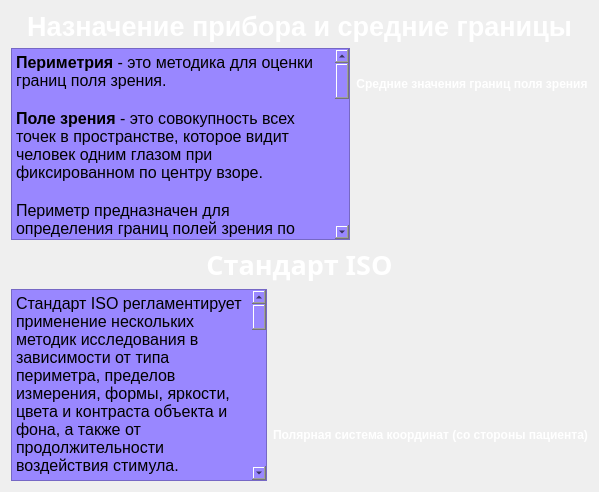
      <widget class="QWidget" name="tab">
       <property name="styleSheet">
        <string notr="true"/>
       </property>
       <attribute name="title">
        <string>  Лекция. Часть 1  </string>
       </attribute>
       <layout class="QGridLayout" name="gridLayout_3">
        <item row="2" column="0">
         <widget class="QLabel" name="label_6">
          <property name="font">
           <font>
            <family>News706 BT</family>
            <pointsize>20</pointsize>
            <weight>75</weight>
            <italic>false</italic>
            <bold>true</bold>
           </font>
          </property>
          <property name="styleSheet">
           <string notr="true">color: rgb(255, 255, 255);
background-color: transparent;</string>
          </property>
          <property name="text">
           <string>Стандарт ISO</string>
          </property>
          <property name="alignment">
           <set>Qt::AlignCenter</set>
          </property>
         </widget>
        </item>
        <item row="1" column="0">
         <layout class="QHBoxLayout" name="horizontalLayout_2">
          <item>
           <widget class="QTextBrowser" name="textBrowser">
            <property name="styleSheet">
             <string notr="true">background-color: rgb(153, 135, 255);
font: 75 20pt &quot;MS Shell Dlg 2&quot;;</string>
            </property>
            <property name="html">
             <string>&lt;!DOCTYPE HTML PUBLIC &quot;-//W3C//DTD HTML 4.0//EN&quot; &quot;http://www.w3.org/TR/REC-html40/strict.dtd&quot;&gt;
&lt;html&gt;&lt;head&gt;&lt;meta name=&quot;qrichtext&quot; content=&quot;1&quot; /&gt;&lt;style type=&quot;text/css&quot;&gt;
p, li { white-space: pre-wrap; }
&lt;/style&gt;&lt;/head&gt;&lt;body style=&quot; font-family:'MS Shell Dlg 2'; font-size:20pt; font-weight:72; font-style:normal;&quot;&gt;
&lt;p style=&quot; margin-top:0px; margin-bottom:0px; margin-left:0px; margin-right:0px; -qt-block-indent:0; text-indent:0px;&quot;&gt;&lt;span style=&quot; font-size:12pt; font-weight:600;&quot;&gt;Периметрия&lt;/span&gt;&lt;span style=&quot; font-size:12pt; font-weight:400;&quot;&gt; - это методика для оценки границ поля зрения. &lt;/span&gt;&lt;/p&gt;
&lt;p style=&quot;-qt-paragraph-type:empty; margin-top:0px; margin-bottom:0px; margin-left:0px; margin-right:0px; -qt-block-indent:0; text-indent:0px; font-size:12pt; font-weight:400;&quot;&gt;&lt;br /&gt;&lt;/p&gt;
&lt;p style=&quot; margin-top:0px; margin-bottom:0px; margin-left:0px; margin-right:0px; -qt-block-indent:0; text-indent:0px;&quot;&gt;&lt;span style=&quot; font-size:12pt; font-weight:600;&quot;&gt;Поле зрения&lt;/span&gt;&lt;span style=&quot; font-size:12pt; font-weight:400;&quot;&gt; - это совокупность всех точек в пространстве, которое видит человек одним глазом при фиксированном по центру взоре. &lt;/span&gt;&lt;/p&gt;
&lt;p style=&quot;-qt-paragraph-type:empty; margin-top:0px; margin-bottom:0px; margin-left:0px; margin-right:0px; -qt-block-indent:0; text-indent:0px; font-size:12pt; font-weight:400;&quot;&gt;&lt;br /&gt;&lt;/p&gt;
&lt;p style=&quot; margin-top:0px; margin-bottom:0px; margin-left:0px; margin-right:0px; -qt-block-indent:0; text-indent:0px;&quot;&gt;&lt;span style=&quot; font-size:12pt; font-weight:400;&quot;&gt;Периметр предназначен для определения границ полей зрения по критериям цветовой и световой чувствительности сетчатки как приемника лучистой энергии, а также выпадений поля зрения (скотом), размера и положения слепого пятна. &lt;/span&gt;&lt;/p&gt;
&lt;p style=&quot;-qt-paragraph-type:empty; margin-top:0px; margin-bottom:0px; margin-left:0px; margin-right:0px; -qt-block-indent:0; text-indent:0px; font-size:12pt; font-weight:400;&quot;&gt;&lt;br /&gt;&lt;/p&gt;
&lt;p style=&quot; margin-top:0px; margin-bottom:0px; margin-left:0px; margin-right:0px; -qt-block-indent:0; text-indent:0px;&quot;&gt;&lt;span style=&quot; font-size:12pt; font-weight:400;&quot;&gt;Периметрия включает в себя исследование световой и цветовой чувствительности правого глаза OD и левого глаза OS зрительного анализатора человека. &lt;/span&gt;&lt;/p&gt;
&lt;p style=&quot;-qt-paragraph-type:empty; margin-top:0px; margin-bottom:0px; margin-left:0px; margin-right:0px; -qt-block-indent:0; text-indent:0px; font-size:12pt; font-weight:400;&quot;&gt;&lt;br /&gt;&lt;/p&gt;
&lt;p style=&quot; margin-top:0px; margin-bottom:0px; margin-left:0px; margin-right:0px; -qt-block-indent:0; text-indent:0px;&quot;&gt;&lt;span style=&quot; font-size:12pt; font-weight:400;&quot;&gt;Стандарт определяет поле зрения как сумму всех направлений, на которых глаз (или парные глаза) может воспринимать визуальные стимулы в определенный момент времени, и как характеристику восприятия этих стимулов. В соответствии с ним объектами исследования являются: монокулярное, бинокулярное, центральное и периферическое поля зрения зрительного анализатора. &lt;/span&gt;&lt;/p&gt;
&lt;p style=&quot;-qt-paragraph-type:empty; margin-top:0px; margin-bottom:0px; margin-left:0px; margin-right:0px; -qt-block-indent:0; text-indent:0px; font-size:12pt; font-weight:400;&quot;&gt;&lt;br /&gt;&lt;/p&gt;
&lt;p style=&quot; margin-top:0px; margin-bottom:0px; margin-left:0px; margin-right:0px; -qt-block-indent:0; text-indent:0px;&quot;&gt;&lt;span style=&quot; font-size:12pt; font-weight:600;&quot;&gt;Центральное поле зрения&lt;/span&gt;&lt;span style=&quot; font-size:12pt; font-weight:400;&quot;&gt; – это поле зрения во всех направлениях в пределах 30° от точки фиксации. &lt;/span&gt;&lt;/p&gt;
&lt;p style=&quot;-qt-paragraph-type:empty; margin-top:0px; margin-bottom:0px; margin-left:0px; margin-right:0px; -qt-block-indent:0; text-indent:0px; font-size:12pt; font-weight:400;&quot;&gt;&lt;br /&gt;&lt;/p&gt;
&lt;p style=&quot; margin-top:0px; margin-bottom:0px; margin-left:0px; margin-right:0px; -qt-block-indent:0; text-indent:0px;&quot;&gt;&lt;span style=&quot; font-size:12pt; font-weight:600;&quot;&gt;Периферическое поле зрения&lt;/span&gt;&lt;span style=&quot; font-size:12pt; font-weight:400;&quot;&gt; - это поле зрения во всех направлениях за пределами 30° от точки фиксации.&lt;/span&gt;&lt;/p&gt;
&lt;p style=&quot;-qt-paragraph-type:empty; margin-top:0px; margin-bottom:0px; margin-left:0px; margin-right:0px; -qt-block-indent:0; text-indent:0px; font-size:12pt; font-weight:400;&quot;&gt;&lt;br /&gt;&lt;/p&gt;
&lt;p style=&quot; margin-top:0px; margin-bottom:0px; margin-left:0px; margin-right:0px; -qt-block-indent:0; text-indent:0px;&quot;&gt;&lt;span style=&quot; font-size:12pt; font-weight:400;&quot;&gt;Средние значения границ полей зрения отдельного глаза для разных спектральных диапазонов излучения приведены в таблице.&lt;/span&gt;&lt;/p&gt;&lt;/body&gt;&lt;/html&gt;</string>
            </property>
           </widget>
          </item>
          <item>
           <layout class="QVBoxLayout" name="verticalLayout_5">
            <property name="spacing">
             <number>15</number>
            </property>
            <item>
             <widget class="QLabel" name="label">
              <property name="maximumSize">
               <size>
                <width>671</width>
                <height>281</height>
               </size>
              </property>
              <property name="text">
               <string/>
              </property>
              <property name="pixmap">
               <pixmap>tabl_sred_znach.png</pixmap>
              </property>
              <property name="scaledContents">
               <bool>true</bool>
              </property>
             </widget>
            </item>
            <item>
             <widget class="QLabel" name="label_2">
              <property name="font">
               <font>
                <weight>75</weight>
                <bold>true</bold>
               </font>
              </property>
              <property name="styleSheet">
               <string notr="true">color: rgb(255, 255, 255);
background-color: transparent;</string>
              </property>
              <property name="text">
               <string>Средние значения границ поля зрения</string>
              </property>
              <property name="alignment">
               <set>Qt::AlignCenter</set>
              </property>
             </widget>
            </item>
            <item>
             <spacer name="verticalSpacer_3">
              <property name="orientation">
               <enum>Qt::Vertical</enum>
              </property>
              <property name="sizeHint" stdset="0">
               <size>
                <width>20</width>
                <height>40</height>
               </size>
              </property>
             </spacer>
            </item>
           </layout>
          </item>
         </layout>
        </item>
        <item row="3" column="0">
         <layout class="QHBoxLayout" name="horizontalLayout_3">
          <item>
           <widget class="QTextBrowser" name="textBrowser_2">
            <property name="styleSheet">
             <string notr="true">background-color: rgb(153, 135, 255);
font: 75 10pt &quot;Segoe Script&quot;;</string>
            </property>
            <property name="html">
             <string>&lt;!DOCTYPE HTML PUBLIC &quot;-//W3C//DTD HTML 4.0//EN&quot; &quot;http://www.w3.org/TR/REC-html40/strict.dtd&quot;&gt;
&lt;html&gt;&lt;head&gt;&lt;meta name=&quot;qrichtext&quot; content=&quot;1&quot; /&gt;&lt;style type=&quot;text/css&quot;&gt;
p, li { white-space: pre-wrap; }
&lt;/style&gt;&lt;/head&gt;&lt;body style=&quot; font-family:'Segoe Script'; font-size:10pt; font-weight:72; font-style:normal;&quot;&gt;
&lt;p style=&quot; margin-top:0px; margin-bottom:0px; margin-left:0px; margin-right:0px; -qt-block-indent:0; text-indent:0px;&quot;&gt;&lt;span style=&quot; font-family:'MS Shell Dlg 2'; font-size:12pt; font-weight:400;&quot;&gt;Стандарт ISO регламентирует применение нескольких методик исследования в зависимости от типа периметра, пределов измерения, формы, яркости, цвета и контраста объекта и фона, а также от продолжительности воздействия стимула. &lt;/span&gt;&lt;/p&gt;
&lt;p style=&quot;-qt-paragraph-type:empty; margin-top:0px; margin-bottom:0px; margin-left:0px; margin-right:0px; -qt-block-indent:0; text-indent:0px; font-family:'MS Shell Dlg 2'; font-size:12pt; font-weight:400;&quot;&gt;&lt;br /&gt;&lt;/p&gt;
&lt;p style=&quot; margin-top:0px; margin-bottom:0px; margin-left:0px; margin-right:0px; -qt-block-indent:0; text-indent:0px;&quot;&gt;&lt;span style=&quot; font-family:'MS Shell Dlg 2'; font-size:12pt; font-weight:400;&quot;&gt;Стандарт ISO рекомендует применять для обозначения положений стимула в поле зрения полярную систему координат с началом в центре зрачка глаза. В полярной системе координат положение испытательного стимула определяется полумеридианом θ и смещением в направлении полумеридиана φ, как показано на рисунке. Обе величины выражаются в градусной мере. Направление нулевого полумеридиана задается слева направо с точки зрения исследуемого. Затем определенный таким образом нулевой полумеридиан вращается против часовой стрелки вокруг точки фиксации с точки зрения пациента. Точка фиксации взора пациента должна иметь нулевое смещение от центра полярной системы координат.&lt;/span&gt;&lt;/p&gt;
&lt;p style=&quot;-qt-paragraph-type:empty; margin-top:0px; margin-bottom:0px; margin-left:0px; margin-right:0px; -qt-block-indent:0; text-indent:0px; font-family:'MS Shell Dlg 2'; font-size:12pt; font-weight:400;&quot;&gt;&lt;br /&gt;&lt;/p&gt;
&lt;p style=&quot; margin-top:0px; margin-bottom:0px; margin-left:0px; margin-right:0px; -qt-block-indent:0; text-indent:0px;&quot;&gt;&lt;span style=&quot; font-family:'MS Shell Dlg 2'; font-size:12pt; font-weight:400;&quot;&gt;Основные технические характеристики проекционного периметра должны соответствовать следующим минимальным медико-техническим требованиям. Изображение испытательного стимула круглой формы (стимул Гольдмана) диаметром 15, 5, 3 или 1 мм перемещается по дуге в пределах от 0 до ±95°. Цвета испытательных стимулов – белый, красный, синий, зеленый. Яркость дуги радиусом 333 мм зависит от задачи исследования: 2·10^-4 [кд/м&lt;/span&gt;&lt;span style=&quot; font-family:'MS Shell Dlg 2'; font-size:12pt; font-weight:400; vertical-align:super;&quot;&gt;2&lt;/span&gt;&lt;span style=&quot; font-family:'MS Shell Dlg 2'; font-size:12pt; font-weight:400;&quot;&gt;] (ночное зрение); 2·10^-1 [кд/м&lt;/span&gt;&lt;span style=&quot; font-family:'MS Shell Dlg 2'; font-size:12pt; font-weight:400; vertical-align:super;&quot;&gt;2&lt;/span&gt;&lt;span style=&quot; font-family:'MS Shell Dlg 2'; font-size:12pt; font-weight:400;&quot;&gt;] (сумеречное зрение); 5,0 [кд/м&lt;/span&gt;&lt;span style=&quot; font-family:'MS Shell Dlg 2'; font-size:12pt; font-weight:400; vertical-align:super;&quot;&gt;2&lt;/span&gt;&lt;span style=&quot; font-family:'MS Shell Dlg 2'; font-size:12pt; font-weight:400;&quot;&gt;] (дневное зрение). Спектральный состав излучения ламп осветительного канала должен быть близок к дневному свету.&lt;/span&gt;&lt;/p&gt;&lt;/body&gt;&lt;/html&gt;</string>
            </property>
           </widget>
          </item>
          <item>
           <layout class="QVBoxLayout" name="verticalLayout_6">
            <item>
             <widget class="QLabel" name="label_4">
              <property name="maximumSize">
               <size>
                <width>441</width>
                <height>311</height>
               </size>
              </property>
              <property name="text">
               <string/>
              </property>
              <property name="pixmap">
               <pixmap>sist_coord.png</pixmap>
              </property>
              <property name="scaledContents">
               <bool>true</bool>
              </property>
             </widget>
            </item>
            <item>
             <widget class="QLabel" name="label_3">
              <property name="font">
               <font>
                <weight>75</weight>
                <bold>true</bold>
               </font>
              </property>
              <property name="styleSheet">
               <string notr="true">color: rgb(255, 255, 255);
background-color: transparent;</string>
              </property>
              <property name="text">
               <string>Полярная система координат (со стороны пациента)</string>
              </property>
              <property name="alignment">
               <set>Qt::AlignCenter</set>
              </property>
             </widget>
            </item>
           </layout>
          </item>
         </layout>
        </item>
        <item row="0" column="0">
         <widget class="QLabel" name="label_5">
          <property name="font">
           <font>
            <pointsize>20</pointsize>
            <weight>75</weight>
            <bold>true</bold>
           </font>
          </property>
          <property name="styleSheet">
           <string notr="true">color: rgb(255, 255, 255);
background-color: transparent;</string>
          </property>
          <property name="text">
           <string>Назначение прибора и средние границы</string>
          </property>
          <property name="alignment">
           <set>Qt::AlignCenter</set>
          </property>
         </widget>
        </item>
       </layout>
      </widget>
